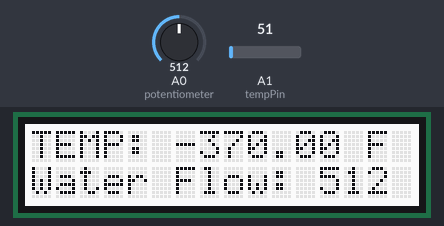
Recording of a sketch running on a simulated Arduino Uno, built with avr-gcc and run on an emulated ATmega328P. Shown: 16×2 character LCD. The test bench sets the inputs (shaded band); at power-on: A1 (tempPin) = 51, A0 (potentiometer) = 512. What the sketch prints to the serial monitor is not drawn.

Above: at 3.2 s.
3.3 s: A1 (tempPin) set to 61
At 5.2 s:
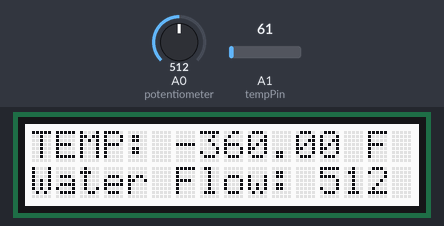
5.6 s: A0 (potentiometer) set to 716
At 6.8 s:
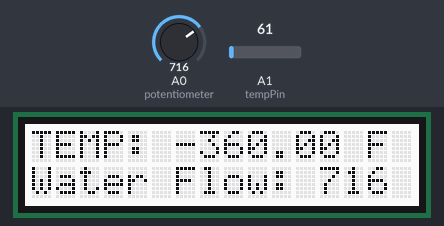
7.7 s: A1 (tempPin) set to 71
At 9.5 s:
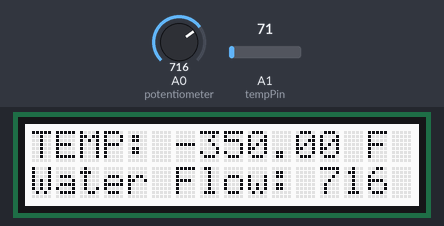
9.8 s: A0 (potentiometer) set to 900
At 11.2 s:
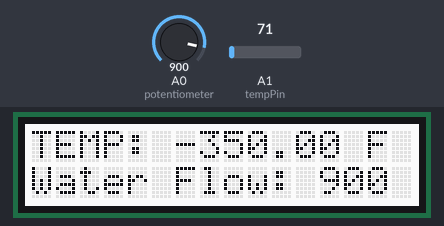
11.8 s: A1 (tempPin) set to 86
At 12.8 s:
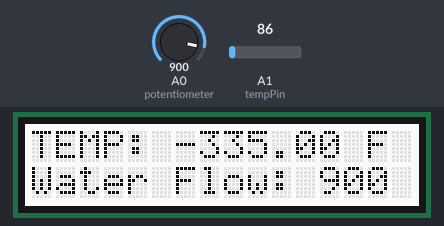
13.9 s: A0 (potentiometer) set to 1023
At 15.6 s:
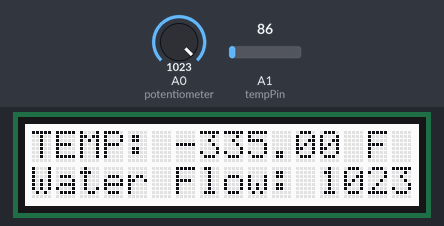
Timing chart, 0 to 17.0 s (numbered marks = the images above; inputs shaded):
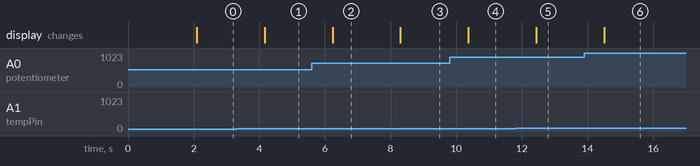

The sketch:

sensors.ino
```cpp
#include <Wire.h>
#include "rgb_lcd.h"

rgb_lcd lcd;
int potentiometer = 0;

const int tempPin = A1;

void setup()
{
    Serial.begin(9600);
    lcd.begin(16, 2);

    pinMode(potentiometer, INPUT);
    pinMode(tempPin, INPUT);

    delay(2000);
    lcd.clear();
}

void loop()
{
    // int lightValue = analogRead(lightPin);
    int tempValue = analogRead(tempPin);
    int potentiometerValue = analogRead(potentiometer);
    float farenheight = ((tempValue * (9 / 5)) + 32) - 453;

    lcd.clear();
    lcd.setCursor(0, 0); // First row
    lcd.print("TEMP: ");
    lcd.print(farenheight, 2); // Display voltage with 2 decimal places

    lcd.print(" F");
    lcd.setCursor(0, 1); // Second row

    lcd.print("Water Flow: ");
    lcd.print(potentiometerValue);

    Serial.print(potentiometerValue);
    Serial.print(":");
    Serial.print(farenheight);
    Serial.println(); // This will add a newline at the end.

    delay(1000);
}
```

Measured:
- after the input at 3.3 s, the display: changes after 0.87 s (image 1)
- after the input at 5.6 s, the display: changes after 0.63 s (image 2)
- after the input at 7.7 s, the display: changes after 0.60 s (image 3)
- after the input at 9.8 s, the display: changes after 0.57 s (image 4)
- after the input at 11.8 s, the display: changes after 0.64 s (image 5)
- after the input at 13.9 s, the display: changes after 0.60 s (image 6)
